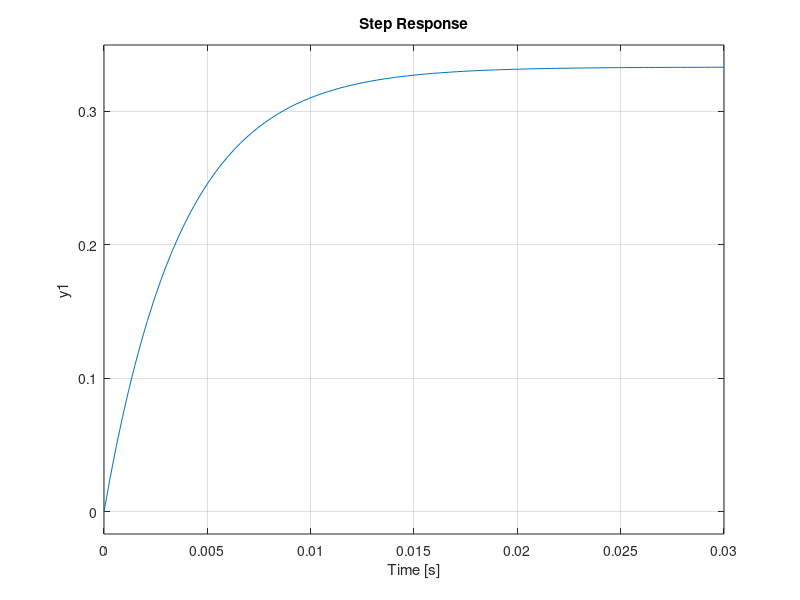
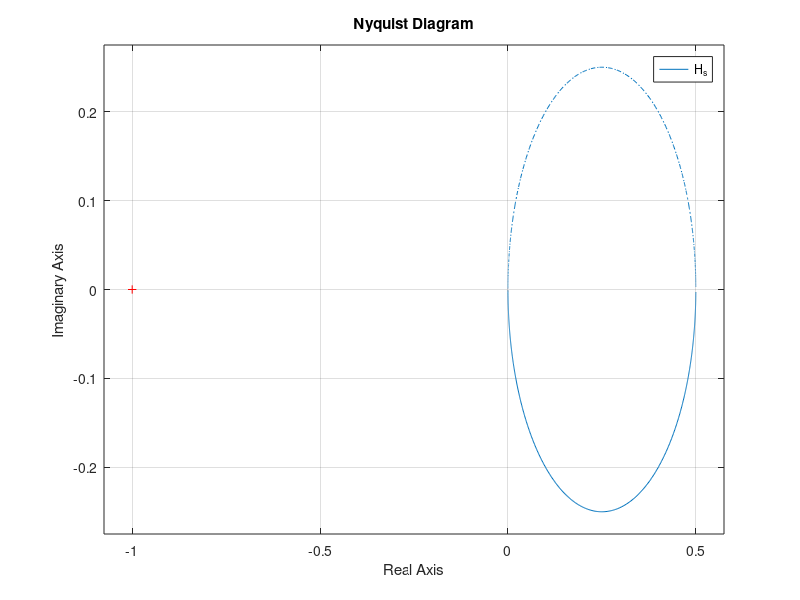
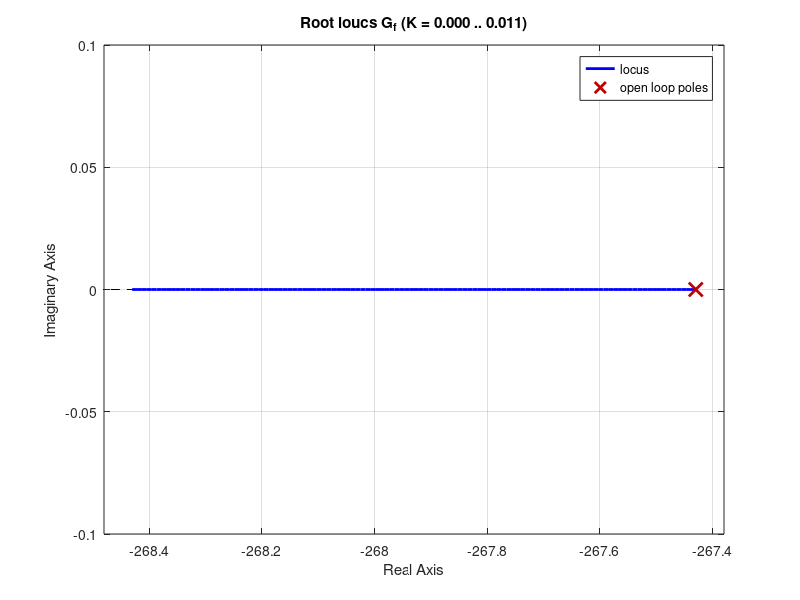
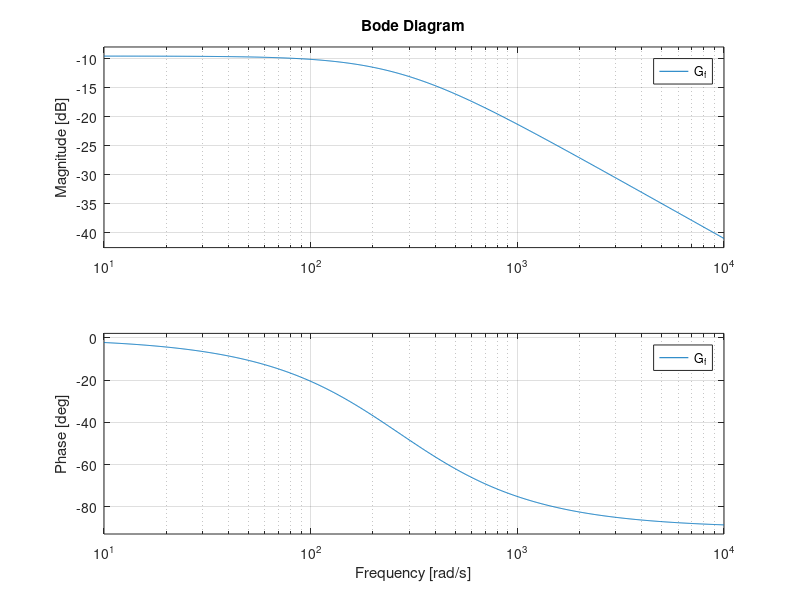

Recreate these plots in MATLAB, in order. (Note: this script raises an error after producing the figures.)
H_s=tf(89.13,[1,178.3]);
G_f=feedback(H_s,1);
figure(1)
step(G_f)
figure(2)
nyquist(H_s)
figure(3)
rlocus(G_f)
figure(4)
bode(G_f)

clc

%% 10 ms time-lapse
figure(1)
plot(Data2Input10{:,2}*10/1000,Data2Input10{:,1},'b');
hold on
plot(Data2Output10{:,2}*10/1000,Data2Output10{:,1},'r');
xlim([0 100*10/1000]);
ylim([-0.2 1.2]);
xlabel('time (s)');
ylabel('Voltage (V)');

%% 100 ms time-lapse
figure(2)
plot(Data2Input100{:,2}*100/1000,Data2Input100{:,1},'b');
hold on
plot(Data2Output100{:,2}*100/1000,Data2Output100{:,1},'r');
xlim([0 100*100/1000]);
ylim([-0.2 1.2]);
xlabel('time (s)');
ylabel('Voltage (V)');